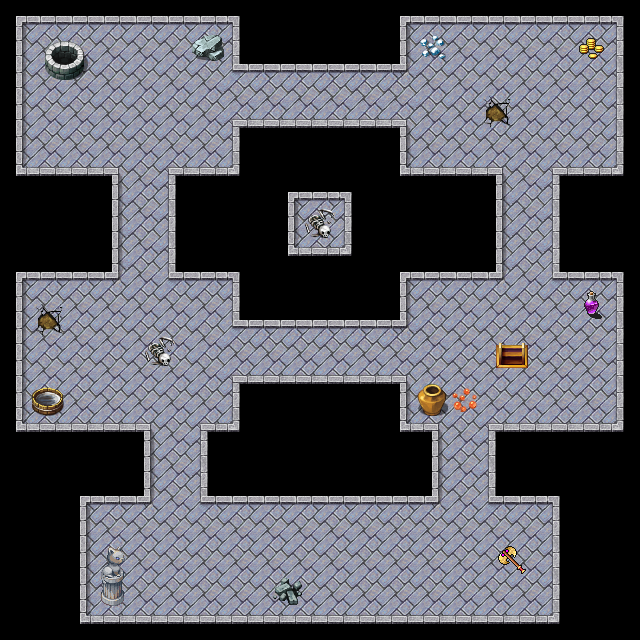

Below is a game level as drawn by its tile map, then a one-line description and the .tmx that defines it (tile-layer data replaced by summaries):
An orthogonal 40x40 tile map with 16x16 px tiles, 5 tile layers (background0, background1, blocks0, interacts0, ...), 2 tilesets.

<map version="1.0" orientation="orthogonal" width="40" height="40" tilewidth="16" tileheight="16">
 <tileset firstgid="1" name="dungeon" tilewidth="16" tileheight="16">
  <image source="textures/dungeon.png" width="640" height="640" />
  <tile id="0">
   <properties>
    <property name="" value="" />
    <property name="left" value="yes" />
    <property name="name" value="wall" />
    <property name="top" value="yes" />
    <property name="type" value="block" />
   </properties>
  </tile>
  <tile id="1">
   <properties>
    <property name="name" value="wall" />
    <property name="right" value="yes" />
    <property name="top" value="yes" />
    <property name="type" value="block" />
   </properties>
  </tile>
  <tile id="2">
   <properties>
    <property name="name" value="wall" />
    <property name="type" value="block" />
   </properties>
  </tile>
  <tile id="3">
   <properties>
    <property name="name" value="wall" />
    <property name="type" value="block" />
   </properties>
  </tile>
  <tile id="40">
   <properties>
    <property name="bottom" value="yes" />
    <property name="left" value="yes" />
    <property name="name" value="wall" />
    <property name="type" value="block" />
   </properties>
  </tile>
  <tile id="41">
   <properties>
    <property name="bottom" value="yes" />
    <property name="name" value="wall" />
    <property name="right" value="yes" />
    <property name="type" value="block" />
   </properties>
  </tile>
  <tile id="42">
   <properties>
    <property name="name" value="wall" />
    <property name="type" value="block" />
   </properties>
  </tile>
  <tile id="43">
   <properties>
    <property name="name" value="wall" />
    <property name="type" value="block" />
   </properties>
  </tile>
  <tile id="80">
   <properties>
    <property name="left" value="yes" />
    <property name="name" value="wall" />
    <property name="top" value="yes" />
    <property name="type" value="block" />
   </properties>
  </tile>
  <tile id="81">
   <properties>
    <property name="name" value="wall" />
    <property name="top" value="yes" />
    <property name="type" value="block" />
   </properties>
  </tile>
  <tile id="82">
   <properties>
    <property name="name" value="wall" />
    <property name="top" value="yes" />
    <property name="type" value="block" />
   </properties>
  </tile>
  <tile id="83">
   <properties>
    <property name="name" value="wall" />
    <property name="right" value="yes" />
    <property name="top" value="yes" />
    <property name="type" value="block" />
   </properties>
  </tile>
  <tile id="120">
   <properties>
    <property name="left" value="yes" />
    <property name="name" value="wall" />
    <property name="type" value="block" />
   </properties>
  </tile>
  <tile id="123">
   <properties>
    <property name="name" value="wall" />
    <property name="right" value="yes" />
    <property name="type" value="block" />
   </properties>
  </tile>
  <tile id="160">
   <properties>
    <property name="left" value="yes" />
    <property name="name" value="wall" />
    <property name="type" value="block" />
   </properties>
  </tile>
  <tile id="163">
   <properties>
    <property name="name" value="wall" />
    <property name="right" value="yes" />
    <property name="type" value="block" />
   </properties>
  </tile>
  <tile id="200">
   <properties>
    <property name="bottom" value="yes" />
    <property name="left" value="yes" />
    <property name="name" value="wall" />
    <property name="type" value="block" />
   </properties>
  </tile>
  <tile id="201">
   <properties>
    <property name="bottom" value="yes" />
    <property name="name" value="wall" />
    <property name="type" value="block" />
   </properties>
  </tile>
  <tile id="202">
   <properties>
    <property name="bottom" value="yes" />
    <property name="name" value="wall" />
    <property name="type" value="block" />
   </properties>
  </tile>
  <tile id="203">
   <properties>
    <property name="bottom" value="yes" />
    <property name="name" value="wall" />
    <property name="right" value="yes" />
    <property name="type" value="block" />
   </properties>
  </tile>
  <tile id="414">
   <properties>
    <property name="bottom" value="yes" />
    <property name="left" value="yes" />
    <property name="name" value="stone" />
    <property name="right" value="yes" />
    <property name="top" value="yes" />
    <property name="type" value="block" />
   </properties>
  </tile>
  <tile id="415">
   <properties>
    <property name="bottom" value="yes" />
    <property name="left" value="yes" />
    <property name="name" value="stone" />
    <property name="right" value="yes" />
    <property name="top" value="yes" />
    <property name="type" value="block" />
   </properties>
  </tile>
  <tile id="454">
   <properties>
    <property name="bottom" value="yes" />
    <property name="left" value="yes" />
    <property name="name" value="stone" />
    <property name="right" value="yes" />
    <property name="top" value="yes" />
    <property name="type" value="block" />
   </properties>
  </tile>
  <tile id="455">
   <properties>
    <property name="bottom" value="yes" />
    <property name="left" value="yes" />
    <property name="name" value="stone" />
    <property name="right" value="yes" />
    <property name="type" value="block" />
   </properties>
  </tile>
 </tileset>
 <tileset firstgid="1601" name="dungeon" tilewidth="16" tileheight="16">
  <image source="textures/dungeon.png" width="640" height="640" />
 </tileset>
 <layer name="background0" width="40" height="40">
  <properties>
   <property name="type" value="background" />
  </properties>
  <data>[1600 cells, 660 non-empty, 4 distinct tile ids]</data>
 </layer>
 <layer name="background1" width="40" height="40">
  <properties>
   <property name="type" value="background" />
  </properties>
  <data>[1600 cells, 24 non-empty, 16 distinct tile ids]</data>
 </layer>
 <layer name="blocks0" width="40" height="40">
  <properties>
   <property name="type" value="blocks" />
  </properties>
  <data>[1600 cells, 332 non-empty, 32 distinct tile ids]</data>
 </layer>
 <layer name="interacts0" width="40" height="40">
  <properties>
   <property name="type" value="interacts" />
  </properties>
  <data>[1600 cells, 24 non-empty, 24 distinct tile ids]</data>
 </layer>
 <layer name="items0" width="40" height="40">
  <properties>
   <property name="type" value="items" />
  </properties>
  <data>[1600 cells, 12 non-empty, 12 distinct tile ids]</data>
 </layer>
</map>